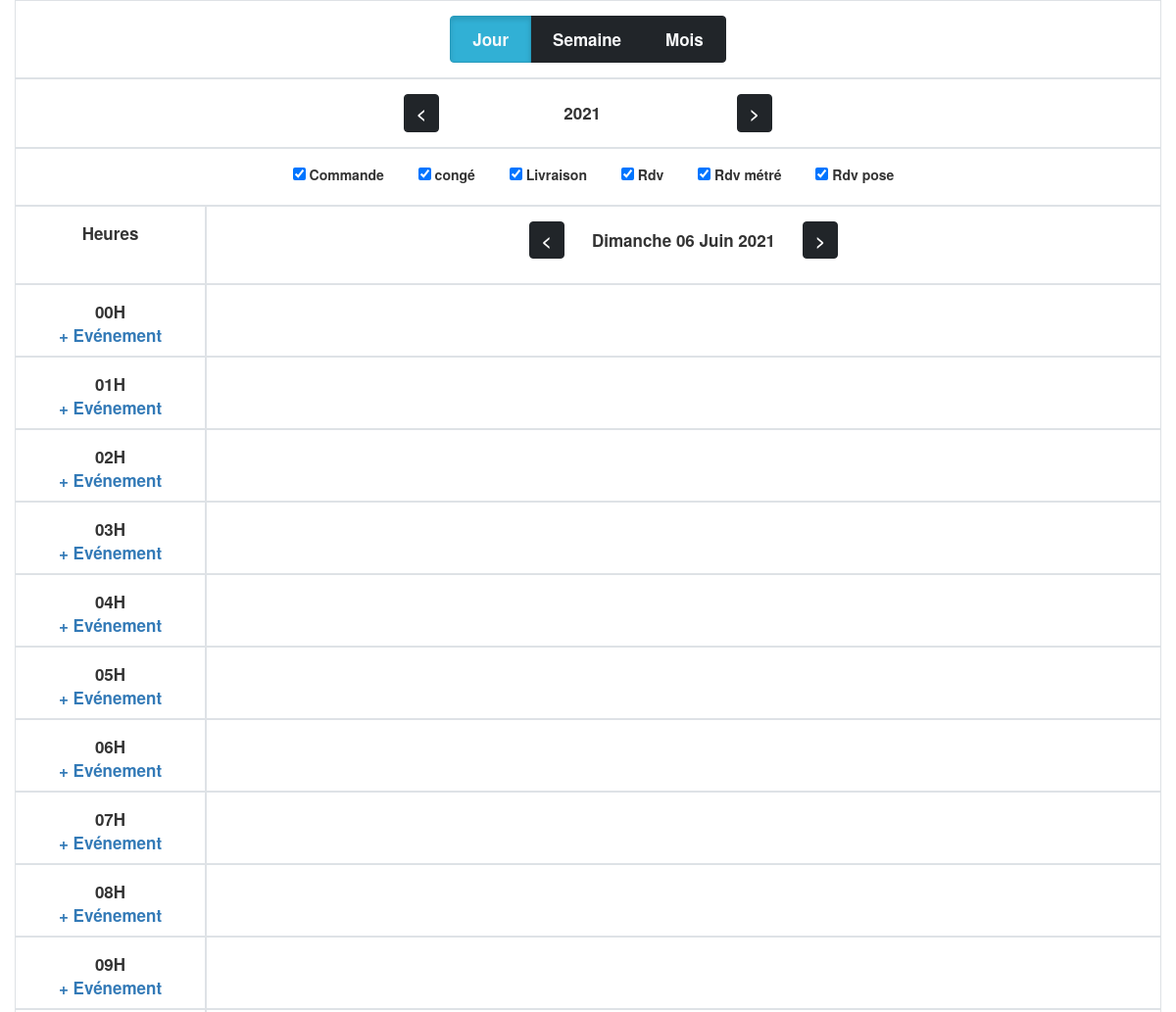
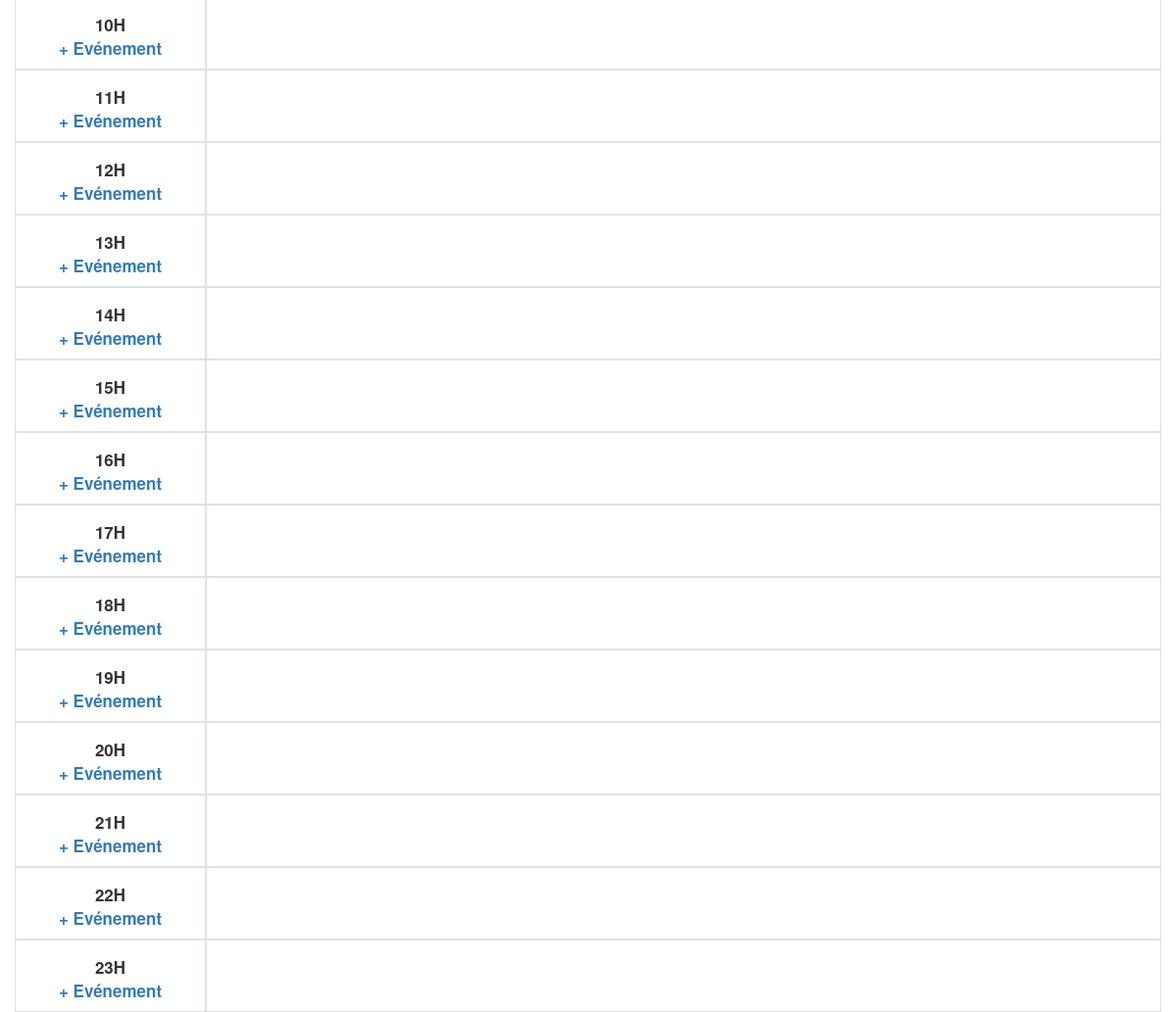
Page /jour/6/6/2021 on the committed database (2 pictures, top to bottom).
### tables this page shows
CREATE TABLE IF NOT EXISTS `typeevenement`
(
    `Id_TypeEvenement`      int(11) NOT NULL AUTO_INCREMENT,
    `Nom_TypeEvenement`     varchar(50) DEFAULT NULL,
    `Couleur_TypeEvenement` varchar(50) DEFAULT NULL,
    `Id_Client`             int(11)     DEFAULT NULL,
    PRIMARY KEY (`Id_TypeEvenement`),
    KEY `Id_Client` (`Id_Client`)
);

### app/Model/chargerView.php (called while the page is built, shortened)
<?php
class chargerView
{
    public function view(string $vu='index', array $data=array()){
        $baseDir =  dirname(__DIR__);
        include($baseDir.'/view/'.$vu.'.php');
  }
}

### index.php (called while the page is built, shortened)
<?php
$route = new Route();
$route->index();

### app/Model/typeEvenement.php (called while the page is built, shortened)
<?php
class typeEvenement
{
    public $idclient;
    public function setIdclient($idclient)
    {
        $this->idclient = $idclient;
    }
    public function getIdclient()
    {
        return $this->idclient;
    }
    public function getEvenement()
    {
        $db = Database::connect();
        $reqeve = $db->prepare('select * from typeevenement where Id_Client=? order by Nom_TypeEvenement ');
        $reqeve->execute(array($this->getIdclient()));
       return $reqeve->fetchAll();
    }
}

### app/Librairy/ConvertDate.php (called while the page is built, shortened)
<?php
class ConvertDate
{
    public function getMoisLettre($month): string
    {
        $tabMois = [1 => 'Janvier', 2 => "Février", 3 => "Mars", 4 => "Avril", 5 => "Mai", 6 => "Juin", 7 => "Juillet", 8 => "Août", 9 => "Septembre", 10 => "Octobre", 11 => "Novembre", 12 => "Décembre"];
        return $tabMois[$month];
    }
}

### app/View/jour.php (the view, shortened to what this page needs)
<div class="container">
    <div class="row">
        <div class="col-md-12 border text-center p-4">
            <div class="btn-group btn-group-toggle">
                <label class="btn btn-info active">
                    <a class="nav-link text-light fw-bold" href="#">Jour</a>
                </label>
                <label class="btn btn-dark ">
                    <a class="nav-link text-light fw-bold"
                       href="/semaine/<?= date('W', strtotime($year . '-' . $month . '-' . $day)); ?>/<?= $year; ?>">Semaine</a>
                </label>
                <label class="btn btn-dark">
                    <a class="nav-link text-light fw-bold"
                       href="/mois/<?= (int)$month; ?>/<?= $year; ?>">Mois</a>
                </label>
            </div>
        </div>
        <div class="col-md-12 border text-center  p-4"><a class="btn btn-dark fw-bold"
                                                          href="/jour/<?= (int)$day; ?>/<?= (int)$month; ?>/<?= $year - 1; ?>"><</a>&nbsp;<div
                class="btn btn-light w-25 fw-bold"><?php echo $year; ?></div>
            <a class="btn btn-dark fw-bold"
               href="/jour/<?= (int)$day; ?>/<?= (int)$month; ?>/<?php echo $year + 1; ?>">></a>
        </div>
        <div class="col-md-12 border text-center  p-4">
            <?php foreach ($TypeEve as $key => $rowcheck) { ?>
                <div class="form-check form-check-inline">
                    <input class="form-check-input" type="checkbox" id="check<?= $rowcheck['Id_TypeEvenement']; ?>"
                           checked value="yes">
                    <label class="form-check-label"
                           for="check<?= $rowcheck['Id_TypeEvenement']; ?>"><?= $rowcheck['Nom_TypeEvenement']; ?></label>
                </div>
                <?php
            }
            ?>
        </div>
        <div class="col-md-2 border text-center fw-bold  p-4" style="height: 80px;">Heures</div>
        <div class="col-md-10 border  p-4" style="height: 80px;">
            <div class="text-center p-10">
                <a class="btn btn-dark fw-bold"
                   href="/jour/<?= (int)date('d', strtotime("-1 day", strtotime(date($year . '-' . $month . '-' . $day)))); ?>/<?= (int)date('m', strtotime("-1 day", strtotime(date($year . '-' . $month . '-' . $day)))); ?>/<?= (int)date('Y', strtotime("-1 day", strtotime(date($year . '-' . $month . '-' . $day)))); ?>"><</a>
                <div class="btn btn-light w-25 fw-bold"> <?= $jourLettre; ?> <?= date('d', strtotime(date($year . '-' . $month . '-' . $day))); ?>
                    <?= $tabMois; ?> <?= $year; ?></div>
               <a class="btn btn-dark fw-bold"
                               href="/jour/<?= (int)date('d', strtotime("+1 day", strtotime(date($year . '-' . $month . '-' . $day)))); ?>/<?= (int)date('m', strtotime("+1 day", strtotime(date($year . '-' . $month . '-' . $day)))); ?>/<?= (int)date('Y', strtotime("+1 day", strtotime(date($year . '-' . $month . '-' . $day)))); ?>">></a>
            </div>
        </div>
        <?php
        for ($heure = 00; $heure < 24; $heure++) {
            ?>
            <div class="col-md-2 border text-center fw-bold p-4"
                 style="height: 74px;"> <?= ($heure < 10) ? '0' . $heure : $heure; ?>H<br>
                <a href="/nouveaurdv/<?= (int)date('m', strtotime(date($year . '-' . $month . '-' . $day))); ?>/<?= (int)date('Y', strtotime(date($year . '-' . $month . '-' . $day))); ?>/<?= (int)date('d', strtotime(date($year . '-' . $month . '-' . $day))); ?>/<?= $heure; ?>">+
                    Evénement</a>
            </div>
            <div class="col-md-10 border p-0" style="height: 74px;">
            </div>
            <?php
        }
        ?>
    </div>
</div>

### assets/css/planning.css (style rules this page uses)
.form-check { display: block; min-height: 1.5rem; padding-left: 1.5em; margin-bottom: 0.125rem; }
.form-check-inline { display: inline-block; margin-right: 1rem; }
.p-4 { padding: 1.5rem !important; }
.p-0 { padding: 0 !important; }
.text-light { color: #f8f9fa !important; }
.fw-bold { font-weight: 700 !important; font-size: 1.7rem; }
.nav-link { display: block; padding: 0.5rem 1rem; color: #0d6efd; text-decoration: none; transition: color .15s ease-in-out, background-color .15s ease-in-out, border-color .15s ease-in-out; }
.btn-dark { color: #fff; background-color: #212529; border-color: #212529; }
.border { border: 1px solid #dee2e6 !important; }
.w-25 { width: 25% !important; }

### rows in the picture
typeevenement: Nom_TypeEvenement "Commande"
typeevenement: Nom_TypeEvenement "congé"
typeevenement: Nom_TypeEvenement "Livraison"
typeevenement: Nom_TypeEvenement "Rdv"
typeevenement: Nom_TypeEvenement "Rdv métré"
typeevenement: Nom_TypeEvenement "Rdv pose"

### other values in the picture
$year "2021"
$jourLettre "Dimanche"
date('d', strtotime(date($year . '-' . $month . '-' . $day))) "06"
$tabMois "Juin"
